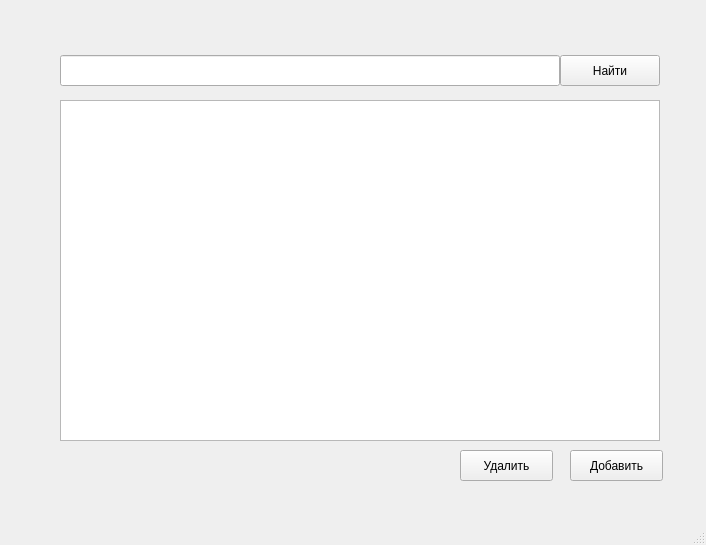
<?xml version="1.0" encoding="UTF-8"?>
<ui version="4.0">
 <class>MainWindow</class>
 <widget class="QMainWindow" name="MainWindow">
  <property name="geometry">
   <rect>
    <x>0</x>
    <y>0</y>
    <width>706</width>
    <height>545</height>
   </rect>
  </property>
  <property name="windowTitle">
   <string>MainWindow</string>
  </property>
  <widget class="QWidget" name="centralwidget">
   <widget class="QTableWidget" name="tableWidget">
    <property name="geometry">
     <rect>
      <x>60</x>
      <y>100</y>
      <width>600</width>
      <height>341</height>
     </rect>
    </property>
   </widget>
   <widget class="QLineEdit" name="lineEdit">
    <property name="geometry">
     <rect>
      <x>60</x>
      <y>55</y>
      <width>500</width>
      <height>31</height>
     </rect>
    </property>
    <property name="text">
     <string/>
    </property>
   </widget>
   <widget class="QPushButton" name="pushButton">
    <property name="geometry">
     <rect>
      <x>560</x>
      <y>55</y>
      <width>100</width>
      <height>31</height>
     </rect>
    </property>
    <property name="text">
     <string>Найти</string>
    </property>
   </widget>
   <widget class="QPushButton" name="pushButton_2">
    <property name="geometry">
     <rect>
      <x>570</x>
      <y>450</y>
      <width>93</width>
      <height>31</height>
     </rect>
    </property>
    <property name="text">
     <string>Добавить</string>
    </property>
   </widget>
   <widget class="QPushButton" name="pushButton_3">
    <property name="geometry">
     <rect>
      <x>460</x>
      <y>450</y>
      <width>93</width>
      <height>31</height>
     </rect>
    </property>
    <property name="text">
     <string>Удалить</string>
    </property>
   </widget>
  </widget>
  <widget class="QMenuBar" name="menubar">
   <property name="geometry">
    <rect>
     <x>0</x>
     <y>0</y>
     <width>706</width>
     <height>26</height>
    </rect>
   </property>
  </widget>
  <widget class="QStatusBar" name="statusbar"/>
 </widget>
 <resources/>
 <connections/>
</ui>
